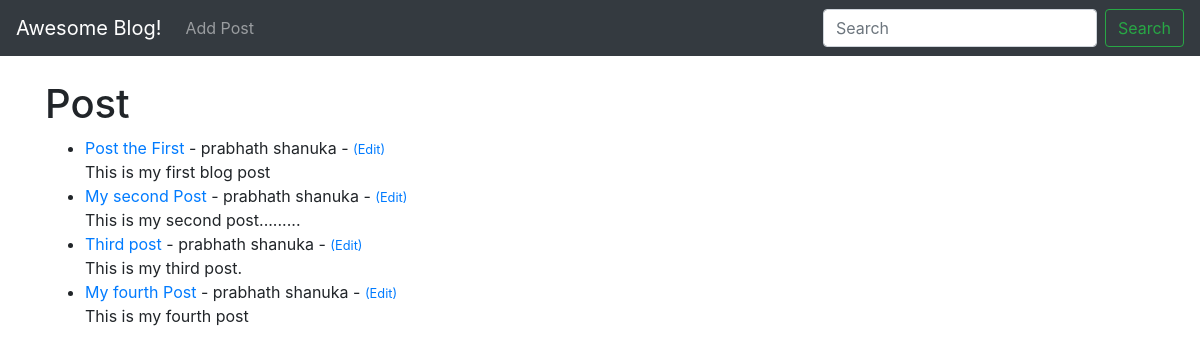
The app's page /, older data.
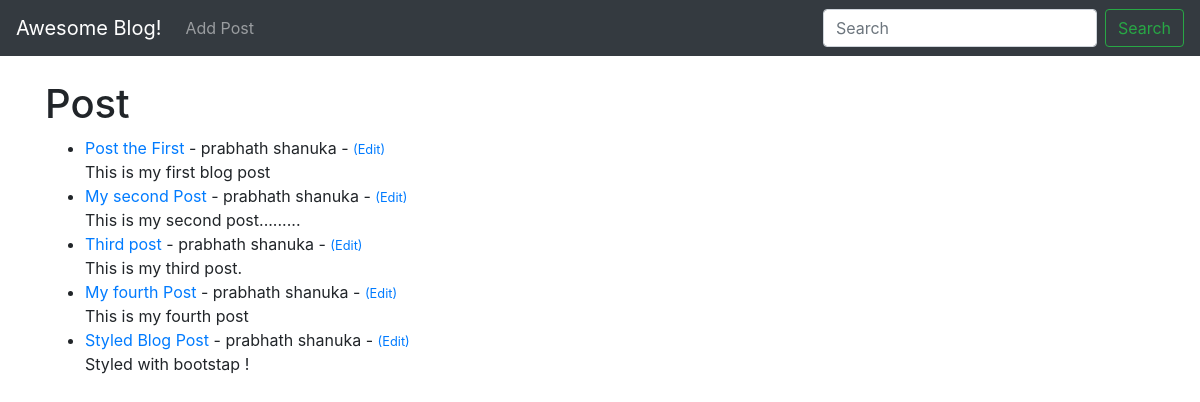
The same page, newer data.
### theblog/models.py (models this page shows, shortened)
class Post(models.Model):
	title = models.CharField(max_length=255)
	title_tag = models.CharField(max_length=255  )
	author = models.ForeignKey(User, on_delete = models.CASCADE)
	body = models.TextField()

### theblog/views.py (the view)
# urls.py: path('',HomeView.as_view(), name = "home"), #this is how we add the html view
class HomeView(ListView):
	model = Post
	template_name = 'home.html'

### theblog/templates/home.html (shortened to what this page needs)
{% extends 'base.html' %}
{% block content %}
<!DOCTYPE html>
<html>
<head>
</head>
<body>
<h1>Post</h1>
<ul>
{% for post in object_list %}
	<li>
		<a href="{% url 'article-detail' post.pk %}">
		{{post.title}}</a> - {{post.author.first_name}}
		{{post.author.last_name}} - <small><a href="{% url 'update_post' post.pk %}">(Edit)</a></small>
		<br/>
		{{post.body}}</li>
{% endfor%}
</ul>
</body>
{% endblock %}

### theblog/templates/base.html (shortened to what this page needs)
<!doctype html>
<html lang="en">
  <head>
    <link rel="stylesheet" href="https://stackpath.bootstrapcdn.com/bootstrap/4.5.2/css/bootstrap.min.css">
  </head>
  <body>
    <nav class="navbar navbar-expand-lg navbar-dark bg-dark">
  <a class="navbar-brand" href="{% url 'home' %}">Awesome Blog!</a>
  <div class="collapse navbar-collapse" id="navbarSupportedContent">
    <ul class="navbar-nav mr-auto">
      <li class="nav-item">
        <a class="nav-link" href="{% url 'add_post' %}">Add Post</a>
      </li>
    </ul>
    <form class="form-inline my-2 my-lg-0">
      <input class="form-control mr-sm-2" type="search" placeholder="Search" aria-label="Search">
      <button class="btn btn-outline-success my-2 my-sm-0" type="submit">Search</button>
    </form>
  </div>
</nav>
    <br/>
    <div class = "container">
    {% block content %}
    {% endblock %}
    </div>
  </body>
</html>

Row changes from the older to the newer data that the page shows:
added Post: title "Styled Blog Post", author.first_name "prabhath", author.last_name "shanuka", body "Styled with bootstap !"
